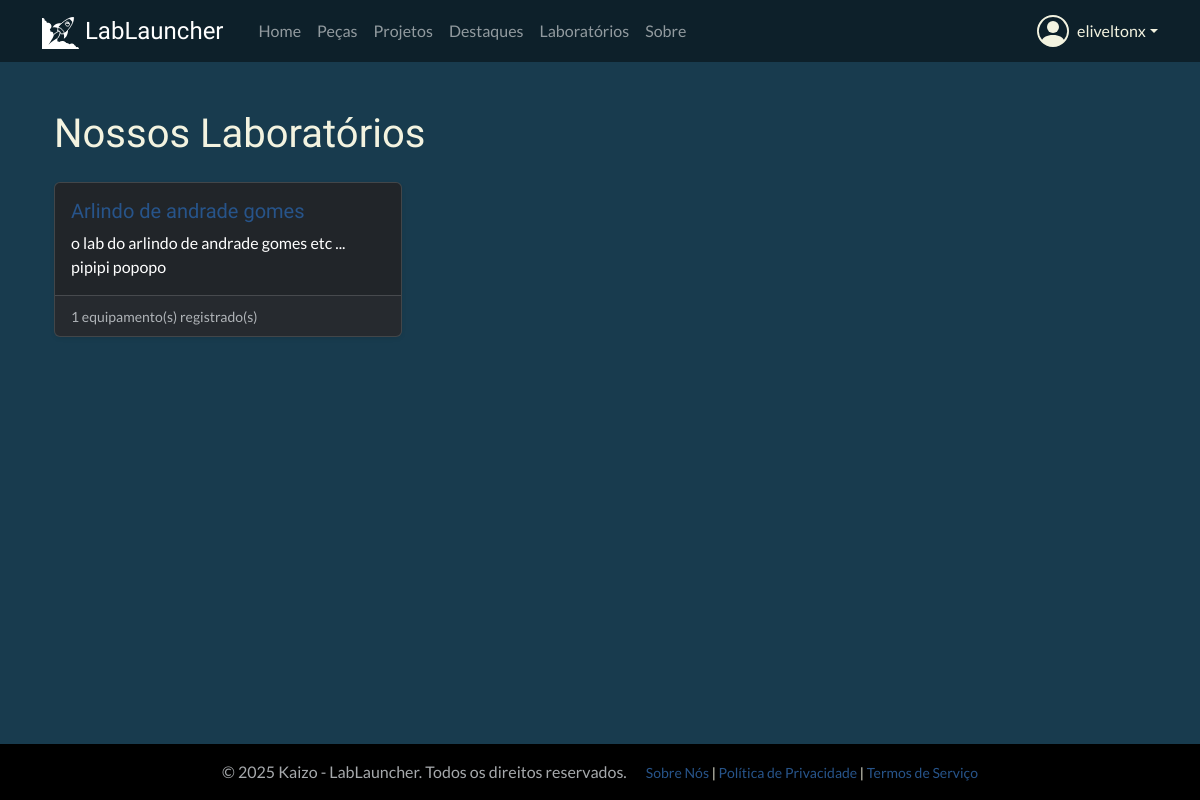
Page /inventory/labs/ (signed in) on the earlier database version.
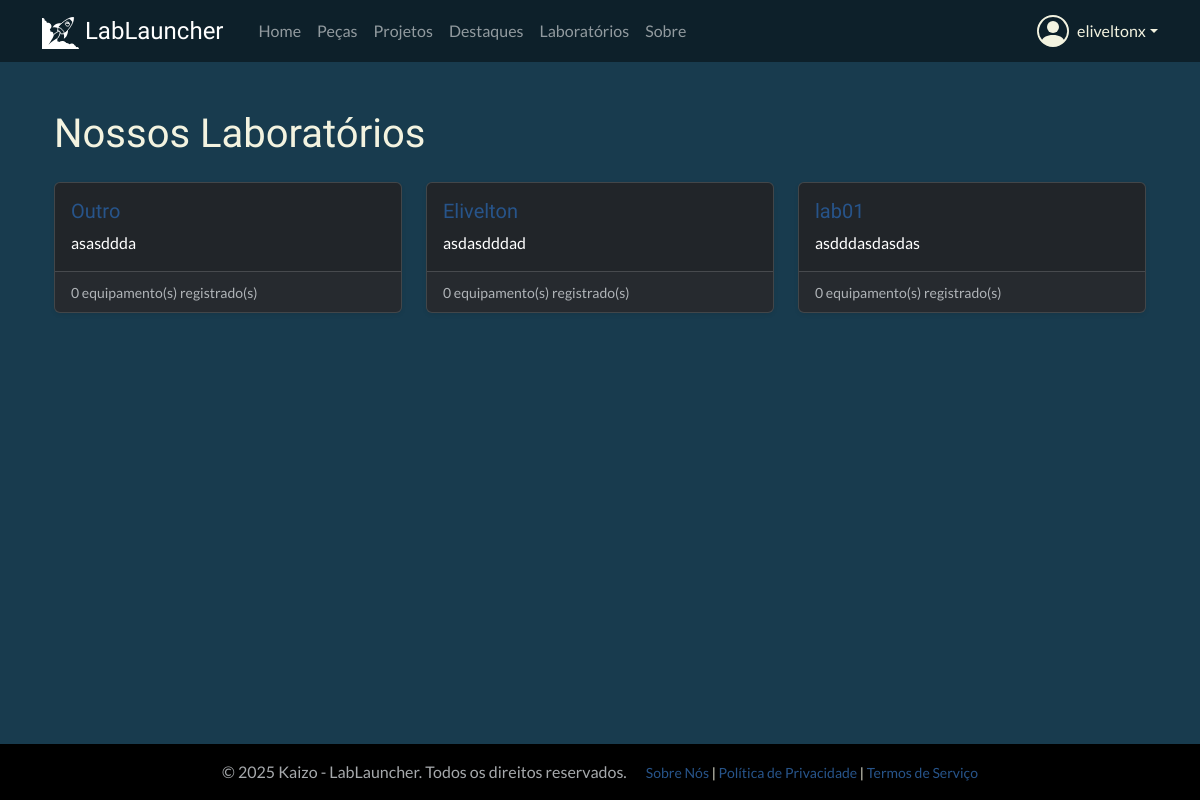
Same page on the later database version.
### inventory/models.py (models this page shows, shortened)
class Laboratorio(models.Model):
    STATUS_CHOICES = (
        ('ok', 'OK'),
        ('projeto', 'Em Projeto'),
        ('instalacao', 'Em Instalação'),
        ('manutencao', 'Em Manutenção'),
    )
    name = models.CharField(max_length=200, verbose_name="Nome do Laboratório")
    endereco = models.CharField(max_length=255, blank=True, verbose_name="Endereço")
    numero = models.CharField(max_length=20, blank=True, verbose_name="Número")
    uf = models.CharField(max_length=2, blank=True, verbose_name="UF")
    telefone = models.CharField(max_length=20, blank=True, verbose_name="Telefone")
    description = models.TextField(blank=True, verbose_name="Descrição")
    created_at = models.DateTimeField(auto_now_add=True)
    latitude = models.FloatField(null=True, blank=True)
    longitude = models.FloatField(null=True, blank=True)
    status = models.CharField(max_length=20, choices=STATUS_CHOICES, default='projeto', verbose_name="Status")
    lab_type = models.ForeignKey(
        LaboratorioType,
        on_delete=models.SET_NULL,
        null=True, blank=True,
        related_name="laboratorios",
        verbose_name="Tipo de Laboratório"
    )
    inspectors = models.ManyToManyField(
        settings.AUTH_USER_MODEL,
        blank=True,
        related_name="inspected_labs",
        limit_choices_to={'is_staff': True}
    )

### inventory/views.py (the view)
# urls.py: path('labs/', LaboratorioListView.as_view(), name='lab-list'),
class LaboratorioListView(LoginRequiredMixin, ListView):
    model = Laboratorio
    template_name = 'inventory/lab_list.html'
    context_object_name = 'labs' # Nome da variável no template
    paginate_by = 12 # Mostra 12 laboratórios por página

### inventory/templates/inventory/lab_list.html (shortened to what this page needs)
{% extends "base.html" %}
{% block content %}
<div class="container mt-4">
    <h1 class="mb-4">Nossos Laboratórios</h1>
    <div class="row row-cols-1 row-cols-md-2 row-cols-lg-3 g-4">
        {% for lab in labs %}
        <div class="col">
            <div class="card h-100 text-bg-dark shadow-sm">
                <div class="card-body">
                    <h5 class="card-title">
                        <a href="{% url 'inventory:lab-detail' lab.pk %}" class="stretched-link">{{ lab.name }}</a>
                    </h5>
                    <p class="card-text">{{ lab.description|truncatewords:20 }}</p>
                </div>
                <div class="card-footer">
                    <small class="text-muted">{{ lab.equipments.count }} equipamento(s) registrado(s)</small>
                </div>
            </div>
        </div>
        {% empty %}
            <div class="col">
                <p>Nenhum laboratório cadastrado no momento.</p>
            </div>
        {% endfor %}
    </div>
    </div>
{% endblock %}

Differences in the rows shown:
removed Laboratorio: name "Arlindo de andrade gomes", description "o lab do arlindo de andrade gomes etc ... pipipi popopo", equipments.count "1"
added Laboratorio: name "Outro", description "asasddda", equipments.count "0"
added Laboratorio: name "Elivelton", description "asdasdddad", equipments.count "0"
added Laboratorio: name "lab01", description "asdddasdasdas", equipments.count "0"
